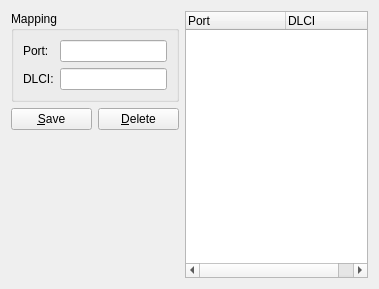
<ui version="4.0" >
 <class>FRSWPage</class>
 <widget class="QWidget" name="FRSWPage" >
  <property name="geometry" >
   <rect>
    <x>0</x>
    <y>0</y>
    <width>379</width>
    <height>289</height>
   </rect>
  </property>
  <property name="windowTitle" >
   <string>Frame Relay Switch</string>
  </property>
  <layout class="QGridLayout" >
   <item row="0" column="0" colspan="2" >
    <widget class="QGroupBox" name="groupBox" >
     <property name="title" >
      <string>Mapping</string>
     </property>
     <layout class="QGridLayout" >
      <item row="0" column="0" >
       <widget class="QLabel" name="label" >
        <property name="text" >
         <string>Port:</string>
        </property>
       </widget>
      </item>
      <item row="0" column="1" >
       <widget class="QLineEdit" name="lineEditPort" />
      </item>
      <item row="1" column="0" >
       <widget class="QLabel" name="label_2" >
        <property name="text" >
         <string>DLCI:</string>
        </property>
       </widget>
      </item>
      <item row="1" column="1" >
       <widget class="QLineEdit" name="lineEditDLCI" />
      </item>
     </layout>
    </widget>
   </item>
   <item row="0" column="2" >
    <spacer>
     <property name="orientation" >
      <enum>Qt::Horizontal</enum>
     </property>
     <property name="sizeHint" >
      <size>
       <width>31</width>
       <height>20</height>
      </size>
     </property>
    </spacer>
   </item>
   <item rowspan="3" row="0" column="3" >
    <widget class="QTreeWidget" name="treeWidgetVCmap" >
     <column>
      <property name="text" >
       <string>Port</string>
      </property>
     </column>
     <column>
      <property name="text" >
       <string>DLCI</string>
      </property>
     </column>
    </widget>
   </item>
   <item row="1" column="0" >
    <widget class="QPushButton" name="pushButtonSave" >
     <property name="text" >
      <string>&amp;Save</string>
     </property>
    </widget>
   </item>
   <item row="1" column="1" >
    <widget class="QPushButton" name="pushButtonDelete" >
     <property name="text" >
      <string>&amp;Delete</string>
     </property>
    </widget>
   </item>
   <item row="2" column="0" colspan="2" >
    <spacer>
     <property name="orientation" >
      <enum>Qt::Vertical</enum>
     </property>
     <property name="sizeHint" >
      <size>
       <width>168</width>
       <height>121</height>
      </size>
     </property>
    </spacer>
   </item>
  </layout>
 </widget>
 <resources/>
 <connections/>
</ui>
